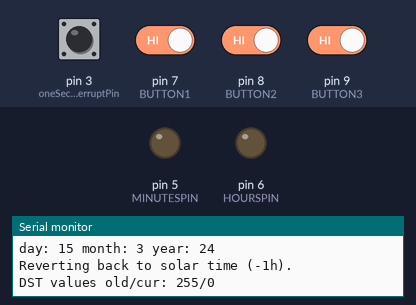
A sketch run on a simulated Arduino Uno, built with avr-gcc and run on an emulated ATmega328P. Shown: output pins drawn as LEDs (lit = HIGH), the last lines printed to the serial monitor. Wiring (inferred from the names in the program): DS1307 clock at I2C address 0x68. Inputs (shaded band) come from the test bench; at power-on: pin 3 (oneSecondInterruptPin), pin 7 (BUTTON1), pin 8 (BUTTON2), pin 9 (BUTTON3) HIGH. The local clock reads 2024-03-15 10:24:30 at power-on unless the sketch sets it; EEPROM starts erased.

Above: at 2.2 s.
2.3 s: pin 3 (oneSecondInterruptPin) pulled LOW for 0.15 s
At 2.8 s:
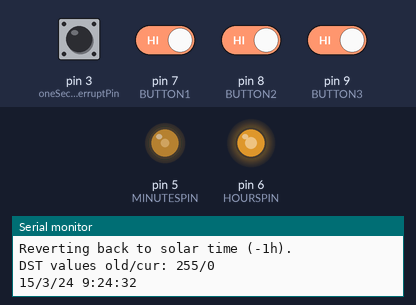
3.9 s: pin 3 (oneSecondInterruptPin) driven LOW and pin 7 (BUTTON1) driven LOW and pin 8 (BUTTON2) driven LOW and pin 9 (BUTTON3) driven LOW
At 5.4 s:
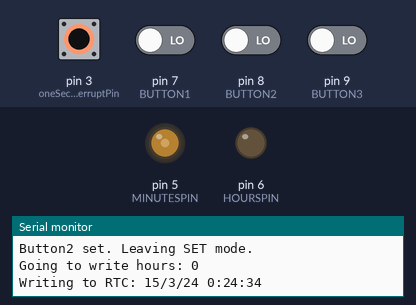
5.8 s: pin 3 (oneSecondInterruptPin) pulsed HIGH 2 times (0.12 s each, 0.3 s apart)
At 6.23 s:
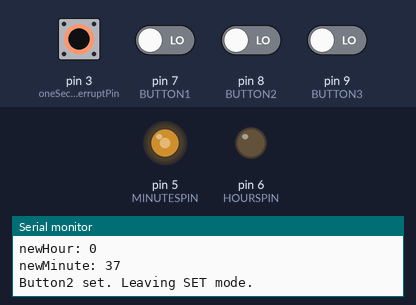
Timing chart, 0 to 8.8 s (numbered marks = the images above; inputs shaded):
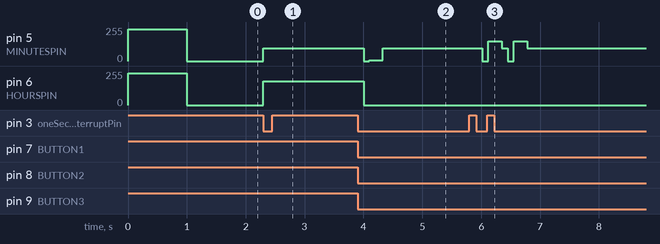

The sketch:

dualNeedleAnalogMeter-Clock.ino
```cpp
/**************************************************************************/
/*!
    @file     dualNeedleAnalogMeter-Clock
    @author   Paolo CRAVERO
    @license  GPL)

    This code generates a voltage equal to time value with PWM. Hours and
    minutes on two distinct outputs.

*/
/**************************************************************************/
#include <avr/io.h>
#include <Wire.h>
#include <Button.h>
#include <EEPROM.h> // used to store DST status

#define DSTADDRESS 1 // EEPROM position for DST status
byte seconds;
byte minutes;
byte hours;
byte wkday;
byte month_day;
byte month_nr;
byte year_nr;

// pin for timekeeping, D3
#define oneSecondInterruptPin 3
int secondElapsed;
int oldSecondElapsed;

#define HOURSPIN 6
#define MINUTESPIN 5
#define BUTTON1 7
#define BUTTON2 8
#define BUTTON3 9

int DSTdays[100] = {
0x25, // 2016-03-27 to 2016-10-30
0x14, // 2017-03-26 to 2017-10-29
0x03, // 2018-03-25 to 2018-10-28
0x62, // 2019-03-31 to 2019-10-27
0x40, // 2020-03-29 to 2020-10-25
0x36, // 2021-03-28 to 2021-10-31
0x25, // 2022-03-27 to 2022-10-30
0x14, // 2023-03-26 to 2023-10-29
0x62, // 2024-03-31 to 2024-10-27
0x51, // 2025-03-30 to 2025-10-26
0x40, // 2026-03-29 to 2026-10-25
0x36, // 2027-03-28 to 2027-10-31
0x14, // 2028-03-26 to 2028-10-29
0x03, // 2029-03-25 to 2029-10-28
0x62, // 2030-03-31 to 2030-10-27
0x51, // 2031-03-30 to 2031-10-26
0x36, // 2032-03-28 to 2032-10-31
0x25, // 2033-03-27 to 2033-10-30
0x14, // 2034-03-26 to 2034-10-29
0x03, // 2035-03-25 to 2035-10-28
0x51, // 2036-03-30 to 2036-10-26
0x40, // 2037-03-29 to 2037-10-25
0x36, // 2038-03-28 to 2038-10-31
0x25, // 2039-03-27 to 2039-10-30
0x03, // 2040-03-25 to 2040-10-28
0x62, // 2041-03-31 to 2041-10-27
0x51, // 2042-03-30 to 2042-10-26
0x40, // 2043-03-29 to 2043-10-25
0x25, // 2044-03-27 to 2044-10-30
0x14, // 2045-03-26 to 2045-10-29
0x03, // 2046-03-25 to 2046-10-28
0x62, // 2047-03-31 to 2047-10-27
0x40, // 2048-03-29 to 2048-10-25
0x36, // 2049-03-28 to 2049-10-31
0x25, // 2050-03-27 to 2050-10-30
0x14, // 2051-03-26 to 2051-10-29
0x62, // 2052-03-31 to 2052-10-27
0x51, // 2053-03-30 to 2053-10-26
0x40, // 2054-03-29 to 2054-10-25
0x36, // 2055-03-28 to 2055-10-31
0x14, // 2056-03-26 to 2056-10-29
0x03, // 2057-03-25 to 2057-10-28
0x62, // 2058-03-31 to 2058-10-27
0x51, // 2059-03-30 to 2059-10-26
0x36, // 2060-03-28 to 2060-10-31
0x25, // 2061-03-27 to 2061-10-30
0x14, // 2062-03-26 to 2062-10-29
0x03, // 2063-03-25 to 2063-10-28
0x51, // 2064-03-30 to 2064-10-26
0x40, // 2065-03-29 to 2065-10-25
0x36, // 2066-03-28 to 2066-10-31
0x25, // 2067-03-27 to 2067-10-30
0x03, // 2068-03-25 to 2068-10-28
0x62, // 2069-03-31 to 2069-10-27
0x51, // 2070-03-30 to 2070-10-26
0x40, // 2071-03-29 to 2071-10-25
0x25, // 2072-03-27 to 2072-10-30
0x14, // 2073-03-26 to 2073-10-29
0x03, // 2074-03-25 to 2074-10-28
0x62, // 2075-03-31 to 2075-10-27
0x40, // 2076-03-29 to 2076-10-25
0x36, // 2077-03-28 to 2077-10-31
0x25, // 2078-03-27 to 2078-10-30
0x14, // 2079-03-26 to 2079-10-29
0x62, // 2080-03-31 to 2080-10-27
0x51, // 2081-03-30 to 2081-10-26
0x40, // 2082-03-29 to 2082-10-25
0x36, // 2083-03-28 to 2083-10-31
0x14, // 2084-03-26 to 2084-10-29
0x03, // 2085-03-25 to 2085-10-28
0x62, // 2086-03-31 to 2086-10-27
0x51, // 2087-03-30 to 2087-10-26
0x36, // 2088-03-28 to 2088-10-31
0x25, // 2089-03-27 to 2089-10-30
0x14, // 2090-03-26 to 2090-10-29
0x03, // 2091-03-25 to 2091-10-28
0x51, // 2092-03-30 to 2092-10-26
0x40, // 2093-03-29 to 2093-10-25
0x36, // 2094-03-28 to 2094-10-31
0x25, // 2095-03-27 to 2095-10-30
0x03, // 2096-03-25 to 2096-10-28
0x62, // 2097-03-31 to 2097-10-27
0x51, // 2098-03-30 to 2098-10-26
0x40, // 2099-03-29 to 2099-10-25
0x36, // 2100-03-28 to 2100-10-31
0x25, // 2101-03-27 to 2101-10-30
0x14, // 2102-03-26 to 2102-10-29
0x03, // 2103-03-25 to 2103-10-28
0x51, // 2104-03-30 to 2104-10-26
0x40, // 2105-03-29 to 2105-10-25
0x36, // 2106-03-28 to 2106-10-31
0x25, // 2107-03-27 to 2107-10-30
0x03, // 2108-03-25 to 2108-10-28
0x62, // 2109-03-31 to 2109-10-27
0x51, // 2110-03-30 to 2110-10-26
0x40, // 2111-03-29 to 2111-10-25
0x25, // 2112-03-27 to 2112-10-30
0x14, // 2113-03-26 to 2113-10-29
0x03, // 2114-03-25 to 2114-10-28
0x62, // 2115-03-31 to 2115-10-27
};


void setup(void) {

  int oldDST;
  int curDST;
  int intHours;

  Wire.begin();
  Serial.begin(9600);
  Serial.println("Hello!");

  pinMode (HOURSPIN, OUTPUT);
  pinMode (MINUTESPIN, OUTPUT);
  pinMode (BUTTON1, INPUT_PULLUP);
  pinMode (BUTTON2, INPUT_PULLUP);
  pinMode (BUTTON3, INPUT_PULLUP);
  pinMode(oneSecondInterruptPin, INPUT_PULLUP); // DS1307 square wave output is open-drain.
  analogWrite (HOURSPIN, 0);
  analogWrite (MINUTESPIN, 0);

////attivo la comunicazione con il DS1307
//    //l'indirizzo dell'RTC è 0x68
//    Wire.beginTransmission(0x68);
//    //il primo byte stabilisce il registro
//    //iniziale da scivere
//    Wire.write((byte)0x00);
//    //specifico il tempo e la data
//    Wire.write((byte)0x00); //1° byte SECONDI da 0x00 a 0x59
//    Wire.write((byte)0x34); //2° byte MINUTI da 0x00 a 0x59
//    Wire.write((byte)0x80 | 0x12); //3° byte ORE da 0x00 a 0x24
//    Wire.write((byte)0x02); //4° byte GIORNO della settimana da 0x01 a 0x07
//    Wire.write((byte)0x07); //5° byte GIORNO del mese da 0x00 a 0x31
//    Wire.write((byte)0x03); //6° byte MESE da 0x00 a 0x12
//    Wire.write((byte)0x17); //7° byte ANNO 0x00 a 0x99
//    Wire.endTransmission();
//
//    delay(50);
//
//    // set square wave output at 1 Hz
//    Wire.beginTransmission(0x68);
//    Wire.write((byte)0x07);
//    Wire.write((byte)0x10); // control byte to set and enable 1 Hz SQW output
//    Wire.endTransmission();
//
//    delay(100);

  Serial.println("Calibration time!");

  // send to full-scale, with a little bit of headroom
  analogWrite (HOURSPIN, 240);
  analogWrite (MINUTESPIN, 240);
  delay(1000); // wait 10 seconds for calibration
  // null out
  analogWrite (HOURSPIN, 0);
  analogWrite (MINUTESPIN, 0);

  Serial.println("Calibration DONE!");

    // DO DST CHECK AND CORRECT IF NEEDED
    readRTC();

    Serial.print(month_day, HEX);
    Serial.print("/");
    Serial.print(month_nr, HEX);
    Serial.print("/");
    Serial.print(year_nr, HEX);
    Serial.print(" ");
    Serial.print(hours, HEX);
    Serial.print(":");
    Serial.print(minutes, HEX);
    Serial.print(":");
    Serial.println(seconds, HEX);

    if ( hours > 3 ) { // this check is done only if we are past the changeover time of 2/3 AM
      oldDST = EEPROM.read(DSTADDRESS);
      curDST = IsDst(month_day, month_nr, year_nr);
      if ( curDST != oldDST ) {
        if ( curDST == 1 ) { // we're in solar time, move backwards 1h
          Serial.println("Switching to DST! (+1h)");
          intHours = bcdToDec(hours);
          intHours = intHours + 1;
          hours = decToBcd(intHours);
        } else { // we're in DST, move forward 1h
          Serial.println("Reverting back to solar time (-1h).");
          intHours = bcdToDec(hours);
          intHours = intHours - 1;
          hours = decToBcd(intHours);

        }

          Wire.beginTransmission(0x68);
          //il primo byte stabilisce il registro
          //iniziale da scivere
          Wire.write((byte)0x00);
          //specifico il tempo e la data
          Wire.write(seconds); //1° byte SECONDI da 0x00 a 0x59 -- skipping ahead of two seconds
          Wire.write(minutes); //2° byte MINUTI da 0x00 a 0x59
          Wire.write((byte)0x80 | hours); //3° byte ORE da 0x00 a 0x24
          Wire.write((byte)0x02); //4° byte GIORNO della settimana da 0x01 a 0x07
          Wire.write(month_day); //5° byte GIORNO del mese da 0x00 a 0x31
          Wire.write(month_nr); //6° byte MESE da 0x00 a 0x12
          Wire.write(year_nr); //7° byte ANNO 0x00 a 0x99
          Wire.endTransmission();
      } // endif curDST != oldDST

      Serial.print("DST values old/cur: ");
      Serial.print(oldDST, DEC);
      Serial.print("/");
      Serial.println(curDST, DEC);

      EEPROM.update(DSTADDRESS, curDST);
  } // end if hour>3

  // start interrupt at the end of startup sequence
  oldSecondElapsed = 0;
  secondElapsed = 0; // initialize
  attachInterrupt(digitalPinToInterrupt(oneSecondInterruptPin), oneSecondISR, FALLING);

}

//*********************************************************
//**** END SETUP ******
//*********************************************************

int decToBcd(int val)
{
  return ( ((val/10)*16) + (val%10) );
}

int bcdToDec(int val)
{
  return ( val / 16 * 10 + val % 16 );
}

// increase a BCD value converting it to decimal and back
byte increaseBCD ( byte myBCD, int lowLimit, int highLimit ) {
  int myDecimal = bcdToDec( myBCD );  // get the decimal value

  myDecimal++;

  if (myDecimal > highLimit) {
    return decToBcd(lowLimit);
  } else {
    return decToBcd(myDecimal);
  }
}

// check if we are in DST timeframe
// Returns 0 in solar time, returns 1 in DST
int IsDst(int day, int month, int year)
{

    int myday = bcdToDec(day);
    int mymonth = bcdToDec(month);
    int myyear = bcdToDec(year);
    int changeOverDays = DSTdays[myyear-16];
    int changeOverToSolar = (changeOverDays & 0x0F) + 25;
    int changeOverToDST = (changeOverDays >> 4) + 25;

    Serial.println(changeOverDays, HEX);
    Serial.println(changeOverToSolar, DEC);
    Serial.println(changeOverToDST, DEC);

    Serial.print("day: ");
    Serial.print(myday, DEC);
    Serial.print(" month: ");
    Serial.print(mymonth, DEC);
    Serial.print(" year: ");
    Serial.println(myyear, DEC);

    if (mymonth < 3 || mymonth > 10)  return 0;
    if (mymonth > 3 && mymonth < 10)  return 1;

    if ((mymonth == 3) && ( myday >= changeOverToDST )) return 1;
    if ((mymonth == 10) && ( myday < changeOverToSolar )) return 1;

    return 0;
}

void readRTC() {
        //richiedo 7 byte dal dispositivo con
      //indirizzo 0x68
      Wire.beginTransmission(0x68);   // Initialize the Tx buffer
      Wire.write(0x00);            // Put slave register address in Tx buffer
      Wire.endTransmission(false);       // Send the Tx buffer, but send a restart to keep connection alive

      //  Wire.requestFrom(0x68, 7, 1); // just date and time
      Wire.requestFrom(0x68, 7); // time, date and control byte
      //recupero i 7 byte relativi ai
      //corrispondenti registri
      seconds = Wire.read();
      minutes = Wire.read();
      hours = Wire.read();
      wkday = Wire.read();
      month_day = Wire.read();
      month_nr = Wire.read();
      year_nr = Wire.read();
      //control = Wire.read();

}

void oneSecondISR() {
  oldSecondElapsed = secondElapsed;
  secondElapsed = secondElapsed + 1;
}


void loop(void) {
    //static float voltage;
    static int inSetMode = 0; // 0 = normal operation, 1 = setting hours, 2 = setting minutes
    static int hours12;
    static int newHour;
    static int newMinute;

    if (secondElapsed > oldSecondElapsed) { // has one second passed?
      oldSecondElapsed = secondElapsed;
      secondElapsed = 0;

      readRTC();

      Serial.print(month_day, HEX);
      Serial.print("/");
      Serial.print(month_nr, HEX);
      Serial.print("/");
      Serial.print(year_nr, HEX);
      Serial.print(" ");
      Serial.print(hours, HEX);
      Serial.print(":");
      Serial.print(minutes, HEX);
      Serial.print(":");
      Serial.println(seconds, HEX);

      if (digitalRead(BUTTON1) == 0) { // set hours
        delay(100);
        if (inSetMode == 0) { // if we were not in set mode
          Serial.println("Button1 set. Entering HOURS SET mode.");
          inSetMode = 1;
          newHour = 23; // so that at the first pass it gets reset to zero
        }
        newHour = newHour + 1;
        newHour = newHour % 24;
        hours12 = newHour;
        if (hours12 > 12) {
          hours12 = hours12 % 12;
          analogWrite (MINUTESPIN, 120); // 50% of minutes scale if we're setting afternoon time
        }        else {
          analogWrite (MINUTESPIN, 0);
        }
        Serial.print("newHour: ");
        Serial.println(newHour, DEC);

        analogWrite (HOURSPIN, (hours12 * 20));

      } // END IF BUTTON1

      if (digitalRead(BUTTON3) == 0) { // set minutes
        delay(100);
        if (inSetMode == 0) {
          Serial.println("Button3 set. Entering MINUTES SET mode.");
          inSetMode = 2;
          newMinute = 59; // so that at the first pass it gets reset to zero
          analogWrite (HOURSPIN, (hours12 * 20));
        }
        newMinute = newMinute + 1;
        newMinute = newMinute % 60;
        analogWrite (MINUTESPIN, newMinute * 4);

        Serial.print("newMinute: ");
        Serial.println(newMinute, DEC);

      } // END IF BUTTON3

      if (digitalRead(BUTTON2) == 0) { // normal operation
        if (inSetMode > 0) { // if we were in set mode, write new value, but first re-read just in case the other variable has changed
          delay(100);
          Serial.println("Button2 set. Leaving SET mode.");

          readRTC();

          if (inSetMode == 1) {
            newHour = decToBcd(newHour);
            newMinute = minutes;
            Serial.print("Going to write hours: ");
            Serial.println(newHour, HEX);
          }
          if (inSetMode == 2) {
            newMinute = decToBcd(newMinute);
            newHour = hours;
            Serial.print("Going to write minutes: ");
            Serial.println(newMinute, HEX);
          }
          inSetMode = 0;

          Serial.print("Writing to RTC: ");
          Serial.print(month_day, HEX);
          Serial.print("/");
          Serial.print(month_nr, HEX);
          Serial.print("/");
          Serial.print(year_nr, HEX);
          Serial.print(" ");
          Serial.print(newHour, HEX);
          Serial.print(":");
          Serial.print(newMinute, HEX);
          Serial.print(":");
          Serial.println(seconds, HEX);

          // update time on RTC
                    Wire.beginTransmission(0x68);
          //il primo byte stabilisce il registro
          //iniziale da scivere
          Wire.write((byte)0x00);
          //specifico il tempo e la data
          Wire.write(seconds); //1° byte SECONDI da 0x00 a 0x59 -- skipping ahead of two seconds
          Wire.write((byte)newMinute); //2° byte MINUTI da 0x00 a 0x59
          Wire.write((byte)0x80 | newHour); //3° byte ORE da 0x00 a 0x24
          Wire.write((byte)0x02); //4° byte GIORNO della settimana da 0x01 a 0x07
          Wire.write(month_day); //5° byte GIORNO del mese da 0x00 a 0x31
          Wire.write(month_nr); //6° byte MESE da 0x00 a 0x12
          Wire.write(year_nr); //7° byte ANNO 0x00 a 0x99
          Wire.endTransmission();

          delay(100);
          readRTC();

        }

//        // *********************************************
//        // ** THIS IS THE CODE THAT DISPLAYS THE TIME **
//        hours12 = bcdToDec(hours); // bring it to 0-12 range
//        if (hours12 > 12) {
//          hours12 = hours12 % 12;
//        }
//        analogWrite (HOURSPIN, (hours12 * 20));
//        analogWrite (MINUTESPIN, (bcdToDec(minutes) * 4));
//        // *********************************************

      } // END IF BUTTON2

      if (inSetMode == 0) {
                hours12 = bcdToDec(hours); // bring it to 0-12 range
        if (hours12 > 12) {
          hours12 = hours12 % 12;
        }
        analogWrite (HOURSPIN, (hours12 * 20));
        analogWrite (MINUTESPIN, (bcdToDec(minutes) * 4));
        // **** TO BE REMOVED ****
      }

    } // end if secEl > oldSecEl


}
```

Measured:
- after the input at 2.3 s, pin 5 (MINUTESPIN): 0/255 → 96/255 at once; pin 6 (HOURSPIN): 0/255 → 180/255 at once
- after the input at 3.9 s, pin 5 (MINUTESPIN): 96/255 → 0/255 after 0.10 s, → 4/255 0.10 s later, → 96/255 0.23 s later; pin 6 (HOURSPIN): 180/255 → 0/255 after 0.10 s
- after the input at 5.8 s, pin 5 (MINUTESPIN): 96/255 → 0/255 after 0.22 s, → 148/255 0.10 s later, → 96/255 0.23 s later, → 0/255 0.10 s later, … (6 changes in this stretch)
